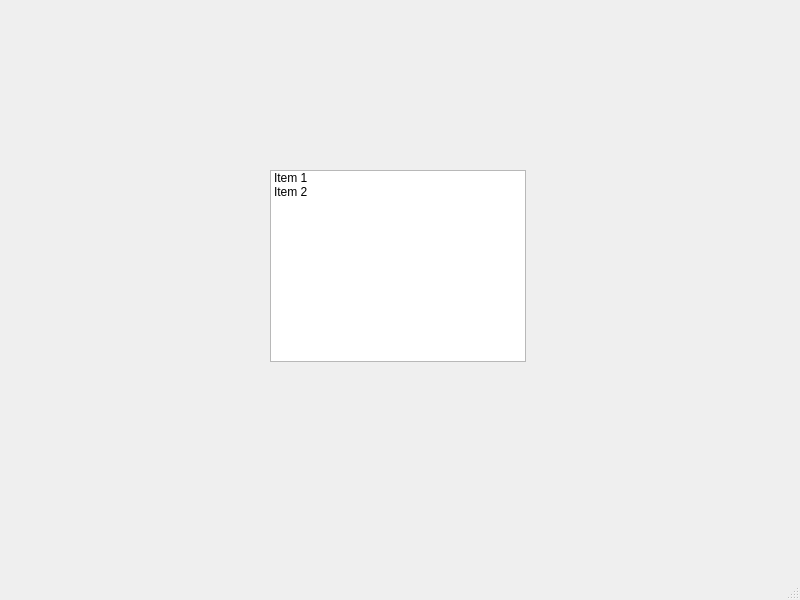
<?xml version="1.0" encoding="UTF-8"?>
<ui version="4.0">
 <class>MainWindow</class>
 <widget class="QMainWindow" name="MainWindow">
  <property name="geometry">
   <rect>
    <x>0</x>
    <y>0</y>
    <width>800</width>
    <height>600</height>
   </rect>
  </property>
  <property name="windowTitle">
   <string>MainWindow</string>
  </property>
  <widget class="QWidget" name="centralwidget">
   <widget class="QListWidget" name="listWidget">
    <property name="geometry">
     <rect>
      <x>270</x>
      <y>170</y>
      <width>256</width>
      <height>192</height>
     </rect>
    </property>
    <item>
     <property name="text">
      <string>Item 1</string>
     </property>
    </item>
    <item>
     <property name="text">
      <string>Item 2</string>
     </property>
    </item>
   </widget>
  </widget>
  <widget class="QMenuBar" name="menubar">
   <property name="geometry">
    <rect>
     <x>0</x>
     <y>0</y>
     <width>800</width>
     <height>21</height>
    </rect>
   </property>
  </widget>
  <widget class="QStatusBar" name="statusbar"/>
 </widget>
 <resources/>
 <connections/>
</ui>
